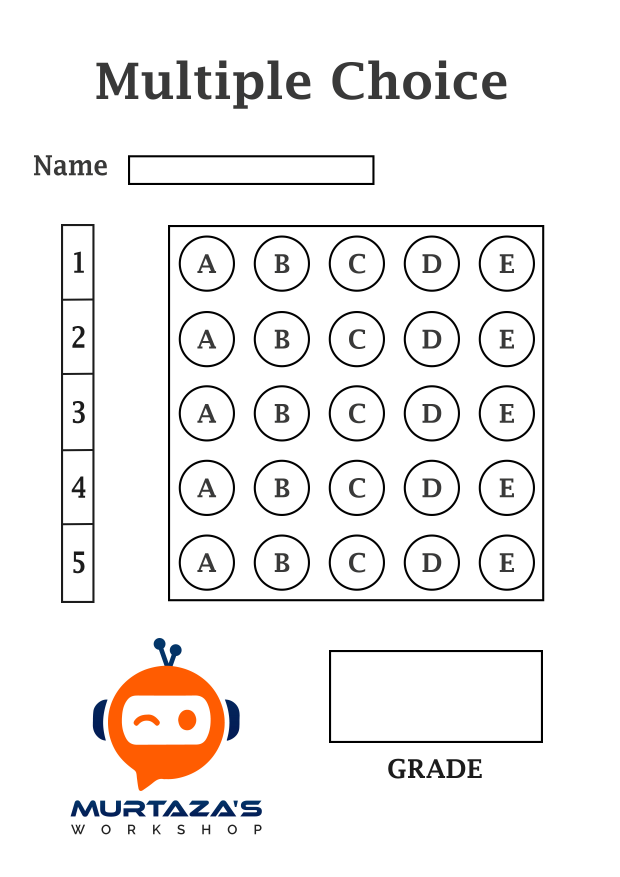
#> input picture assets/MCQPaper.jpg, 2480 x 3508 px, given in place of , which was not available (shown at 1/4 size)
$ python withButton.py
#> lines starting #> are read from the running program, lines starting #| are printed output that depends on the picture; after the words box and inside, x2 and y2 are one past the last pixel; in counts of white or black regions, pixels touching at a corner belong together; pictures that were not available may be replaced by others from this repository, and a replacement may not be noted
### utilities.py
import numpy as np
import cv2


def stackImages(imgArray, scale, lables=[]):
    rows = len(imgArray)
    cols = len(imgArray[0])
    rowsAvailable = isinstance(imgArray[0], list)
    width = imgArray[0][0].shape[1]
    height = imgArray[0][0].shape[0]
    if rowsAvailable:
        for x in range(0, rows):
            for y in range(0, cols):
                imgArray[x][y] = cv2.resize(imgArray[x][y], (0, 0), None, scale, scale)
                if len(imgArray[x][y].shape) == 2: imgArray[x][y] = cv2.cvtColor(imgArray[x][y], cv2.COLOR_GRAY2BGR)
        imageBlank = np.zeros((height, width, 3), np.uint8)
        hor = [imageBlank] * rows
        hor_con = [imageBlank] * rows
        for x in range(0, rows):
            hor[x] = np.hstack(imgArray[x])
            hor_con[x] = np.concatenate(imgArray[x])
        ver = np.vstack(hor)
        ver_con = np.concatenate(hor)
    else:
        for x in range(0, rows):
            imgArray[x] = cv2.resize(imgArray[x], (0, 0), None, scale, scale)
            if len(imgArray[x].shape) == 2: imgArray[x] = cv2.cvtColor(imgArray[x], cv2.COLOR_GRAY2BGR)
        hor = np.hstack(imgArray)
        hor_con = np.concatenate(imgArray)
        ver = hor
    if len(lables) != 0:
        eachImgWidth = int(ver.shape[1] / cols)
        eachImgHeight = int(ver.shape[0] / rows)
        # print(eachImgHeight)
        for d in range(0, rows):
            for c in range(0, cols):
                cv2.rectangle(ver, (c * eachImgWidth, eachImgHeight * d),
                              (c * eachImgWidth + len(lables[d][c]) * 13 + 27, 30 + eachImgHeight * d), (255, 255, 255),
                              cv2.FILLED)
                cv2.putText(ver, lables[d][c], (eachImgWidth * c + 10, eachImgHeight * d + 20),
                            cv2.FONT_HERSHEY_COMPLEX, 0.7, (255, 0, 255), 2)
    return ver


def rectContour(contours):
    rectCon = []
    max_area = 0
    for i in contours:
        area = cv2.contourArea(i)
        if area > 50:
            peri = cv2.arcLength(i, True)
            approx = cv2.approxPolyDP(i, 0.02 * peri, True)
            if len(approx) == 4:
                rectCon.append(i)
    rectCon = sorted(rectCon, key=cv2.contourArea, reverse=True)
    # print(len(rectCon))
    return rectCon


def getCornerPoints(cont):
    peri = cv2.arcLength(cont, True)  # LENGTH OF CONTOUR
    approx = cv2.approxPolyDP(cont, 0.02 * peri, True)  # APPROXIMATE THE POLY TO GET CORNER POINTS
    return approx


def reorder(myPoints):
    myPoints = myPoints.reshape((4, 2))
    myPointsNew = np.zeros((4, 1, 2), np.int32)
    myPointsNew[0] = myPoints[0]
    myPointsNew[1] = myPoints[3]
    myPointsNew[2] = myPoints[1]
    myPointsNew[3] = myPoints[2]
    return myPointsNew


def splitBoxes(img, questions, choices):
    rows = np.vsplit(img, questions)
    boxes = []
    for r in rows:
        cols = np.hsplit(r, choices)
        for box in cols:
            boxes.append(box)
    return boxes


def showAnswers(img, myIndex, grading, ans, questions=10, choices=5):
    secW = int(img.shape[1] / choices)
    secH = int(img.shape[0] / questions)

    for x in range(0, questions):
        myAns = myIndex[x]
        cX = (myAns * secW) + secW // 2
        cY = (x * secH) + secH // 2
        if grading[x] == 1:
            myColor = (0, 255, 0)
            # cv2.rectangle(img,(myAns*secW,x*secH),((myAns*secW)+secW,(x*secH)+secH),myColor,cv2.FILLED)
            cv2.circle(img, (cX, cY), 25, myColor, cv2.FILLED)
        else:
            myColor = (0, 0, 255)
            # cv2.rectangle(img, (myAns * secW, x * secH), ((myAns * secW) + secW, (x * secH) + secH), myColor, cv2.FILLED)
            cv2.circle(img, (cX, cY), 25, myColor, cv2.FILLED)

            # CORRECT ANSWER
            myColor = (0, 242, 255)
            correctAns = ans[x]
            cv2.circle(img, ((correctAns * secW) + secW // 2, (x * secH) + secH // 2),
                       15, myColor, cv2.FILLED)

### withButton.py
import numpy as np
import cv2
import utilities

import tkinter as tk
from tkinter import filedialog as fd
from tkinter.messagebox import showinfo

###############################################
imgPath = ''
imgWidth, imgHeight = 600, 700
questions, choices = 10, 5
ans = [2, 2, 0, 3, 2, 1, 3, 0, 3, 2]
###############################################

# create the root window
root = tk.Tk()
root.title('Browse File')
root.resizable(False, False)
root.geometry('400x250')
root.configure(bg="black")


def select_file():
    global imgPath
    filetypes = (
        ('All files', '*.*'),
        ('Text files', '*.txt')
    )

    filename = fd.askopenfilename(
        title='Open a file',
        initialdir='/',
        filetypes=filetypes)

    showinfo(
        title='Selected File',
        message=filename
    )
    imgPath = filename
    return imgPath


# open button
open_button = tk.Button(
    root,
    text='Open a File',
    pady=30, padx=100,
    command=select_file,
    borderwidth=10,
    fg="cyan", bg="#3e423f"

)

# submit button
submit_button = tk.Button(
    root,
    text="Submit File",
    pady=20, padx=50,
    command=root.destroy,
    borderwidth=5,
    fg="cyan", bg="#3e423f"
)

open_button.pack(expand=True)
submit_button.pack(expand=True)
# run the application
root.mainloop()

###############################################
img = cv2.imread(imgPath)
#> img is the input picture: shape (3508, 2480, 3); mean B, G, R 239, 239.9, 241.8

# PRE-PROCESSING:
img = cv2.resize(img, (imgWidth, imgHeight))
#> img: shape (700, 600, 3)
imgContours = img.copy()
imgBiggestContours = img.copy()
imgGray = cv2.cvtColor(img, cv2.COLOR_BGR2GRAY)
imgBlur = cv2.GaussianBlur(imgGray, (5, 5), 1)
imgCanny = cv2.Canny(imgBlur, 10, 50)
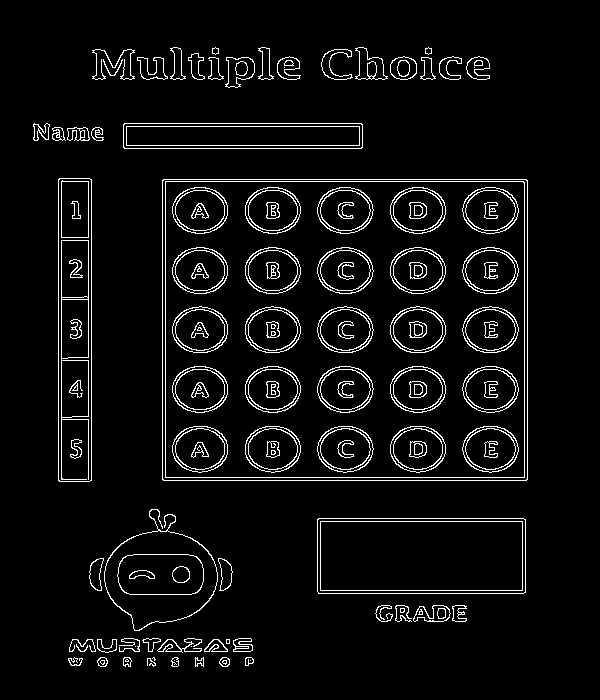
#> imgCanny: shape (700, 600); 5.4% white in thin lines or dots, all inside (x1, y1, x2, y2) = (33, 47, 528, 667)
imgBlank = np.zeros_like(img)
imgFinal = img.copy()

# FINDING ALL CONTOURS:
contours, hierarchy = cv2.findContours(imgCanny, cv2.RETR_EXTERNAL, cv2.CHAIN_APPROX_NONE)
#> contours = 53 contours, 14 with area under 20; largest, box (x1, y1, x2, y2) and area: (162, 179, 528, 481) 109863, (317, 518, 526, 594) 15595, (58, 178, 92, 482) 9995, (104, 509, 218, 631) 8271, (123, 123, 363, 149) 5973
cv2.drawContours(imgContours, contours, -1, (0, 255, 0), 10)
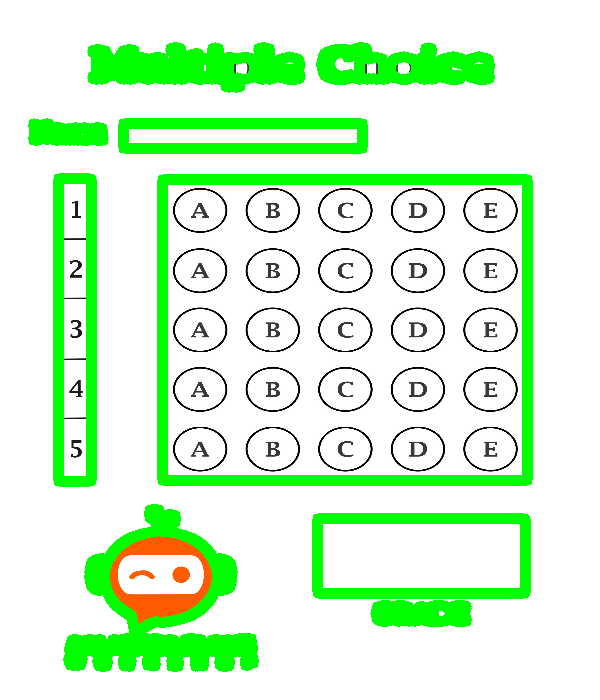
#> imgContours: shape (700, 600, 3); mean B, G, R 208.5, 247.8, 210.7

# FINDING RECTANGLES:
rectCon = utilities.rectContour(contours)
#> the loop in rectContour, `for i in contours:` made 53 passes
#> (area, peri, approx) on passes 28, 30, 31, 35: (15595, 563.7, [[317, 519], [318, 593], [525, 592], [523, 518]]), (109863, 1329.7, [[162, 180], [163, 480], [527, 479], [526, 179]]), (9995, 669.7, [[59, 178], [58, 480], [89, 481], [91, 179]]), (5973, 525.7, [[123, 124], [124, 148], [362, 147], [361, 123]])
#> (area, peri) on passes 2, 3, 5, 7, 8, 14: (51.5, 29.07), (75, 32.14), (53.5, 30.73), (57.5, 33.9), (73.5, 32.73), (162.5, 79.84)
#> after the loop in rectContour, `for i in contours:`: rectCon = 4 contours; box (x1, y1, x2, y2) and area: (162, 179, 528, 481) 109863, (317, 518, 526, 594) 15595, (58, 178, 92, 482) 9995, (123, 123, 363, 149) 5973
biggestContour = utilities.getCornerPoints(rectCon[0])
#> in getCornerPoints, `peri = cv2.arcLength(cont, True)`: peri = 1329.7
#> in getCornerPoints, `approx = cv2.approxPolyDP(cont, 0.02 * peri, True)`: approx = [[162, 180], [163, 480], [527, 479], [526, 179]]
#> biggestContour = [[162, 180], [163, 480], [527, 479], [526, 179]]
gradePoint = utilities.getCornerPoints(rectCon[1])
#> gradePoint = [[317, 519], [318, 593], [525, 592], [523, 518]]

if biggestContour.size != 0 and gradePoint.size != 0:
    cv2.drawContours(imgBiggestContours, biggestContour, -1, (0, 255, 0), 25)
    cv2.drawContours(imgBiggestContours, gradePoint, -1, (255, 0, 0), 25)

    biggestContour = utilities.reorder(biggestContour)
#> in reorder, `myPoints = myPoints.reshape((4, 2))`: myPoints = [[162, 180], [163, 480], [527, 479], [526, 179]]
#> biggestContour = [[162, 180], [526, 179], [163, 480], [527, 479]]
    gradePoint = utilities.reorder(gradePoint)
#> gradePoint = [[317, 519], [523, 518], [318, 593], [525, 592]]

    # TRANSFORMING PERSPECTIVE:
    p1 = np.float32(biggestContour)
#> p1 = [[162, 180], [526, 179], [163, 480], [527, 479]]
    p2 = np.float32([[0, 0], [imgWidth, 0], [0, imgHeight], [imgWidth, imgHeight]])
    matrix = cv2.getPerspectiveTransform(p1, p2)
#> matrix = [[1.65, -0.00549, -266], [0.00641, 2.33, -421], [-4.34e-22, -1.58e-19, 1]]
    imgWarpColor = cv2.warpPerspective(img, matrix, (imgWidth, imgHeight))

    gp1 = np.float32(gradePoint)
#> gp1 = [[317, 519], [523, 518], [318, 593], [525, 592]]
    gp2 = np.float32([[0, 0], [325, 0], [0, 150], [325, 150]])
    matrixG = cv2.getPerspectiveTransform(gp1, gp2)
#> matrixG = [[1.63, -0.0221, -506.4], [0.0102, 2.11, -1097.8], [6.58e-07, 6.79e-05, 1]]
    imgGradeDisplay = cv2.warpPerspective(img, matrixG, (325, 150))
    # cv2.imshow("Grade",imgGradeDisplay)

    # APPLY THRESHOLD:
    imgWarpGray = cv2.cvtColor(imgWarpColor, cv2.COLOR_BGR2GRAY)
    imgThresh = cv2.threshold(imgWarpGray, 170, 255, cv2.THRESH_BINARY_INV)[1]
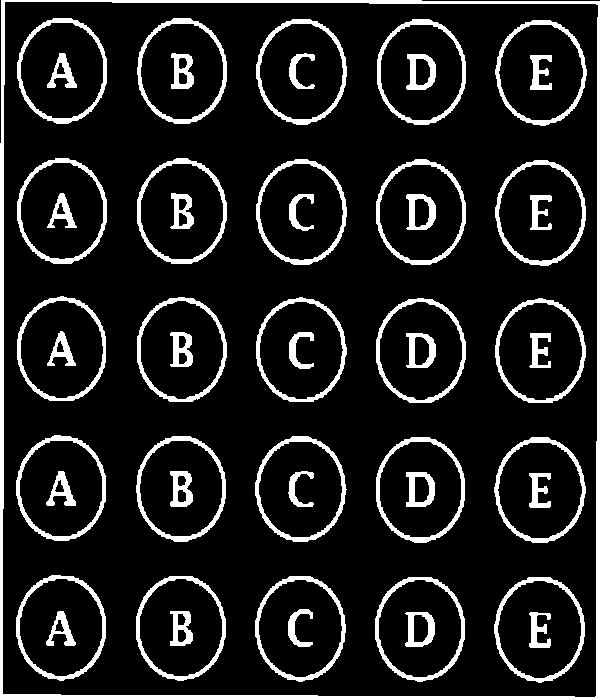
#> imgThresh: shape (700, 600); 12.6% white; 51 white regions, largest, box (x1, y1, x2, y2) and area: (0, 0, 600, 700) 9343, (255, 436, 347, 542) 1313, (256, 19, 347, 125) 1312

    # GETTINGS NON-ZERO PIXEL VALUES:
    boxes = utilities.splitBoxes(imgThresh, questions, choices)
#> in splitBoxes, `rows = np.vsplit(img, questions)`: rows = 10 items
#> the loop in splitBoxes, `for r in rows:` made 10 passes
#> after the loop in splitBoxes, `for r in rows:`: boxes = 50 items
#> boxes = 50 items

    myPixelVal = np.zeros((questions, choices))
    countC, countR = 0, 0
    for image in boxes:
        totalPixels = cv2.countNonZero(image)
        myPixelVal[countR][countC] = totalPixels
        countC += 1
        if countC == choices:
            countR += 1
            countC = 0
#> this loop made 50 passes
#> totalPixels on passes 1 to 12: 1310, 1232, 1178, 1308, 1356, 1159, 938, 843, 961, 1132, 1065, 864
#> after the loop, countC = 0; countR = 10; myPixelVal = [[1310, 1232, 1178, 1308, 1356], [1159, 938, 843, 961, 1132], [1065, 864, 804, 893, 1006], [1202, 924, 863, 956, 1114], [1086, 888, 830, 894, 1036], [1130, 887, 813, 908, 1061], [1119, 921, 849, 924, 1125], [1118, 890, 808, 919, 1149], [1045, 895, 860, 914, 1131], [1712, 1443, 1356, 1379, 1578]]

    # FINDING INDEX OF MARKINGS:
    myIndex = []
    for x in range(0, questions):
        arr = myPixelVal[x]
        myIndexVal = np.where(arr == np.amax(arr))
        myIndex.append(myIndexVal[0][0])
#> this loop made 10 passes
#> (arr, myIndexVal) on passes 1 to 10: ([1310, 1232, 1178, 1308, 1356], ([4],)), ([1159, 938, 843, 961, 1132], ([0],)), ([1065, 864, 804, 893, 1006], ([0],)), ([1202, 924, 863, 956, 1114], ([0],)), ([1086, 888, 830, 894, 1036], ([0],)), ([1130, 887, 813, 908, 1061], ([0],)), ([1119, 921, 849, 924, 1125], ([4],)), ([1118, 890, 808, 919, 1149], ([4],)), ([1045, 895, 860, 914, 1131], ([4],)), ([1712, 1443, 1356, 1379, 1578], ([0],))
#> after the loop, myIndex = [4, 0, 0, 0, 0, 0, 4, 4, 4, 0]

    # GRADING:
    grading = []
    for x in range(0, questions):
        if ans[x] == myIndex[x]:
            grading.append(1)
        else:
            grading.append(0)
#> after the loop, grading = [0, 0, 1, 0, 0, 0, 0, 0, 0, 0]
    score = (sum(grading) / questions) * 100
#> score = 10

    # DISPLAYING ANSWERS:
    imgResult = imgWarpColor.copy()
    utilities.showAnswers(imgResult, myIndex, grading, ans, questions, choices)
#> the loop in showAnswers, `for x in range(0, questions):` made 10 passes
#> (myAns, cX) on passes 1 to 10: (4, 540), (0, 60), (0, 60), (0, 60), (0, 60), (0, 60), (4, 540), (4, 540), (4, 540), (0, 60)
#> after the loop in showAnswers, `for x in range(0, questions):`:
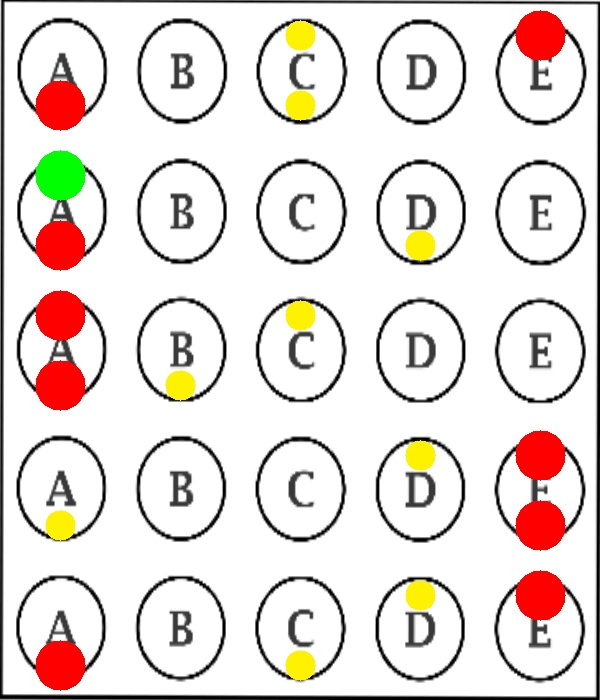
#> img: shape (700, 600, 3); mean B, G, R 215.2, 220, 229.8
    imgRawDrawing = np.zeros_like(imgWarpColor)
    utilities.showAnswers(imgRawDrawing, myIndex, grading, ans, questions, choices)
#> the loop in showAnswers (call 2), `for x in range(0, questions):` made 10 passes

    imgRawGrade = np.zeros_like(imgGradeDisplay)
    cv2.putText(imgRawGrade, str(int(score)) + "%", (70, 100), cv2.FONT_HERSHEY_COMPLEX, 3, (0, 255, 255), 3)
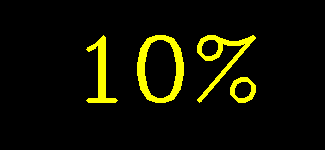
#> imgRawGrade: shape (150, 325, 3); mean of channels 0, 1, 2 0, 15.8, 15.8; drawn as B, G, R

    # INVERSVE PERSPECTIVE:
    invMatrix = cv2.getPerspectiveTransform(p2, p1)
#> invMatrix = [[0.607, 0.00143, 162], [-0.00167, 0.429, 180], [0, 0, 1]]
    imgInvWarp = cv2.warpPerspective(imgRawDrawing, invMatrix, (imgWidth, imgHeight))
    invMatrixG = cv2.getPerspectiveTransform(gp2, gp1)
#> invMatrixG = [[0.634, -0.00357, 317], [-0.00318, 0.474, 519], [-2.01e-07, -3.22e-05, 1]]
    imgInvGradeWarp = cv2.warpPerspective(imgRawGrade, invMatrixG, (imgWidth, imgHeight))

    imgFinal = cv2.addWeighted(imgFinal, 0.5, imgInvWarp, 1, 0)
    imgFinal = cv2.addWeighted(imgFinal, 0.5, imgInvGradeWarp, 1, 0)
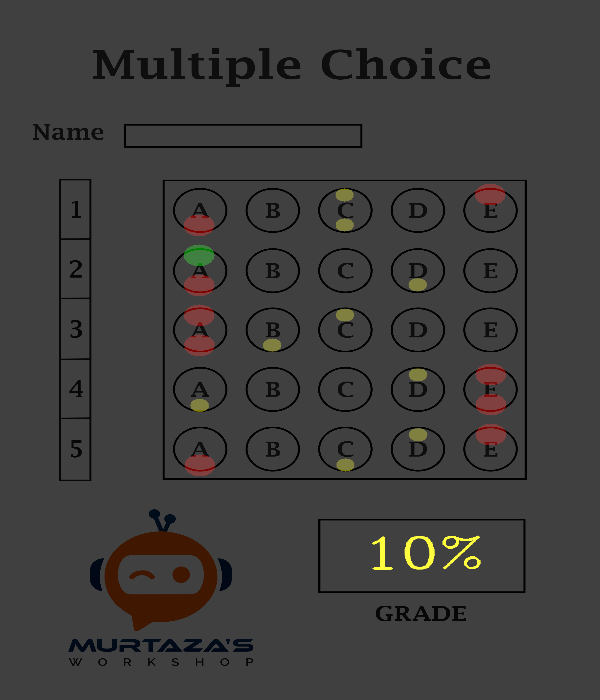
#> imgFinal: shape (700, 600, 3); mean B, G, R 60, 61, 62.2

    cv2.imshow("FINAL", imgFinal)

labels = [["Original", "Gray", "Blur", "Canny"],
          ["Contours", "Big Contour", "Warp Col", "Thresh"],
          ["Result", "Raw Draw", "InvWarp", "invGradeWarp"]]

imgArray = ([img, imgGray, imgBlur, imgCanny],
            [imgContours, imgBiggestContours, imgWarpColor, imgThresh],
            [imgResult, imgRawDrawing, imgInvWarp, imgInvGradeWarp])
imgStacked = utilities.stackImages(imgArray, 0.3, labels)
#> in stackImages, `rows = len(imgArray)`: rows = 3
#> in stackImages, `cols = len(imgArray[0])`: cols = 4
#> in stackImages, `rowsAvailable = isinstance(imgArray[0], list)`: rowsAvailable = True
#> in stackImages, `hor = [imageBlank] * rows`: hor = 3 items
#> in stackImages, `eachImgWidth = int(ver.shape[1] / cols)`: eachImgWidth = 180
#> in stackImages, `eachImgHeight = int(ver.shape[0] / rows)`: eachImgHeight = 210
#> after the loop in stackImages, `for d in range(0, rows):`:
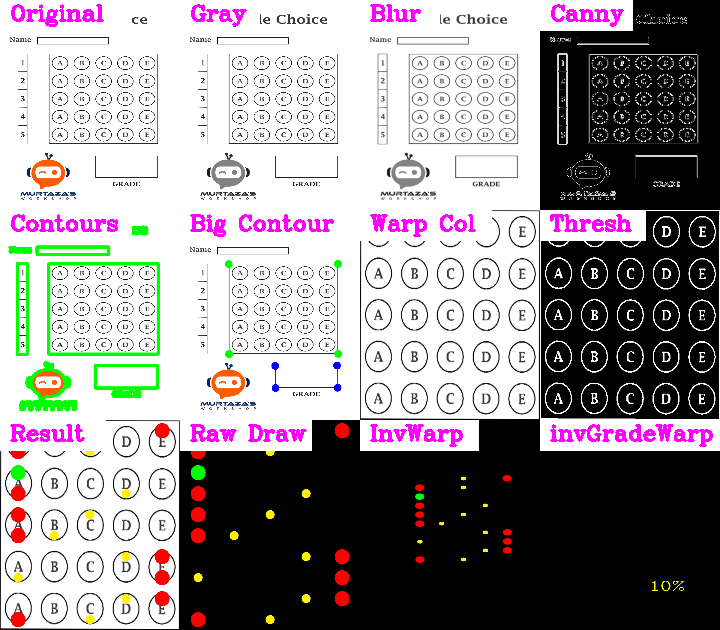
#> ver: shape (630, 720, 3); mean of channels 0, 1, 2 150.6, 148.7, 153.7; drawn as B, G, R

# cv2.imshow("Stack Images", imgStacked)
cv2.waitKey(0)
